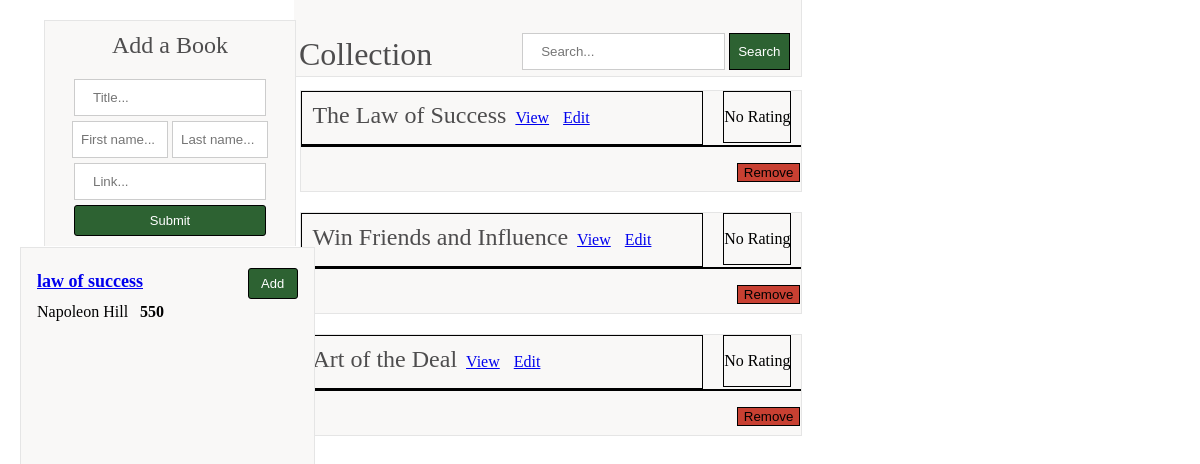
/, run on an earlier commit of the app's database.
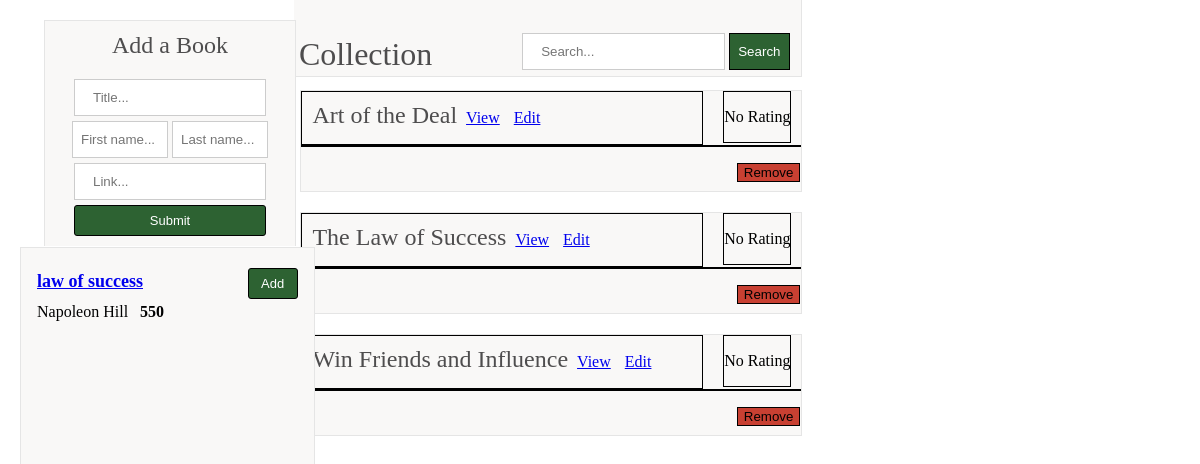
And on a later commit of the database.
### core/models.py (models this page shows, shortened)
class Book(models.Model):
    title = models.CharField(max_length=70,
                            help_text="The title of the book.")
    am_link = models.URLField(blank=False,
                                verbose_name=_("Amazon Link"))
    contributors = models.ManyToManyField('Contributor', through='BookContributor')
    notes = models.TextField(null=True, blank=True,
                            help_text="Notes for the book.")
    book_started = models.BooleanField(default=False, verbose_name=_("Book Started?"))
    book_finished = models.BooleanField(default=False,
                                verbose_name=_("Book Finished?"))
    max_pg_num = models.PositiveIntegerField(blank=True, verbose_name=_("The page length of the book."))
    isbn = models.CharField(blank=True, max_length=20,
                            help_text="The ISBN number of the book.")
    date_started = models.DateTimeField(null=True, blank=True, verbose_name=_("Date the book was started."))
    class Meta:
        verbose_name = _("Book")
        verbose_name_plural = _("Books")
        ordering = ['-date_started', 'book_finished']

class Contributor(models.Model):
    first_names = models.CharField(max_length=50, unique=True,
                                   help_text="The contributor's first name or names.")
    last_names = models.CharField(max_length=50, unique=True,
                                  help_text="The contributor's last name or names.")
    def __str__(self):
        return "{} {}".format(self.first_names, self.last_names)

### core/views.py (the view, shortened to what this page needs)
# urls.py: path('', booklist, name='books'),
def booklist(request):
    if request.GET.get('add-to-book-list') == 'Add':
        print(request.method)
        query = request.GET.get('hidden-book')
        book = Book.objects.filter(pk=query).update(book_started=True, date_started=datetime.now())
        return redirect('books')
    if request.GET.get('Remove') == 'Remove':
        print(request.method)
        query = request.GET.get('hidden-book-back')
        book = Book.objects.filter(pk=query).update(book_started=False, date_started=None)
        return redirect('books')
    ''' How to order list of models by two attributes?
        -date_started works, but book_finished?'''
    sorted_books = Book.objects.order_by('-date_started')
    context = {'books': sorted_books}
    return render(request, 'core/book-list.html', context)

### templates/core/book-list.html (shortened to what this page needs)
{% extends 'core/main.html' %}
{% block content %}
{% load static %}
    <link rel="stylesheet" href="{% static 'core/css/book-list.css' %}">
    <div class="sidebar-left">
        <div class="bookform">
            <form method="POST" action="">
                <label class="bookform-label">Add a Book</label>
                <input class="bookform-input" name="title-book" type="text" placeholder="Title...">
                <input class="bookform-input2" name="fauthor-book" type="text" placeholder="First name...">
                <input class="bookform-input2" name="lauthor-book" type="text" placeholder="Last name...">
                <input class="bookform-input" name="link-book" type="text" placeholder="Link...">
                <center><button class="bookform-button" type="submit" name="AddBook" value="AddBook">Submit</button></center>
            </form>
        </div>
        <div class="wishlist">
            <table class="wishlist-table" style="width:100%;">
                {% for book in books %}
                    {% if book.book_started is False %}
                        <tr>
                            <th class="wishlist-th"><a href="{% url 'book-detail' book.id %}">{{ book.title }}</a></th>
                            <th>
                                <form method="GET" action="">
                                    <input class="addbook-input" type="submit" value="Add" name="add-to-book-list"></form>
                            </th>
                        </tr>
                        <tr>
                            <td class="wishlist-td">{{ book.contributors.get }}&nbsp;&nbsp;&nbsp;<b>{{ book.max_pg_num }}</b></td>
                        </tr>
                    {% endif %}
                {% endfor %}
            </table>
        </div>
    </div>
    <div class="nav">
        <label class="nav-label">Collection</label>
        <form method="GET" action="">
            <input class="nav-input" name="search" type="text" placeholder="Search...">
            <button class="nav-submit" name="search-submit" type="submit" value="search-submit">Search</button>
        </form>
    </div>
    <div class="booklist">
        {% for book in books %}
            {% if book.book_started is True %}
            <div class="booklist-card">
                <div class="booklist-div1">
                    <label class="booklist-card-label">{{ book.title }}</label>
                    <a class="booklist-card-a" href="{% url 'book-detail' book.id %}">View</a>
                    <a class="booklist-card-a" href="{% url 'book-edit' book.id %}">Edit</a>
                </div>
                <div class="booklist-div2">
                    {% if book.review.rating %}
                        <h3>{{ book.review.rating }}</h3>
                    {% else %}
                        <p>No Rating</p>
                    {% endif %}
                </div>
                <div style="border: 1px solid black; width: auto;">
                    <form method="GET" action=''>
                        <input class="booklist-card-input" type="submit" value="Remove" name="Remove"/>
                    </form>
                </div>
            </div>
            {% endif %}
        {% endfor %}
    </div>
{% endblock %}

### templates/core/main.html (shortened to what this page needs)
<!DOCTYPE html>
{% load static %}
<html lang="en">
    <head>
        <link rel="stylesheet" href="{% static 'core/css/main.css' %}">
    </head>
    <body>
        {% block content %}
        {% endblock %}
    </body>
</html>

### core/static/core/css/main.css (style rules this page uses)
body { background-color: #ffff; }

### core/static/core/css/book-list.css (style rules this page uses)
.sidebar-left { width: 300px; position: fixed; top: 20px; left: 20px; z-index: 1; overflow-x: hidden; float: left; }
.bookform { width: 80%; height: auto; margin-left: 8%; text-align: center; background-color: #F9F8F7; padding: 1px 5px 10px 5px; border-top-left-radius: 0px; border-top-right-radius: 0px; margin-bottom: 1px; border-top: 1px solid #E5E5E5; border-left: 1px solid #E5E5E5; border-right: 1px solid #E5E5E5; }
label.bookform-label { color: #4E4D4E; display: block; padding: 10px 0px 15px 0px; font-size:x-large; }
input[type=text].bookform-input { width: 80%; padding: 10px 18px; margin-top: 5px; display: inline-block; border: 1px solid #ccc; box-sizing: border-box; background: #ffff; color: #4E4D4E; }
input[type=text].bookform-input2 { width: 40%; padding: 10px 8px; margin-top: 5px; display: inline-block; border: 1px solid #ccc; box-sizing: border-box; background: #ffff; color: #4E4D4E; }
button.bookform-button { margin-top: 5px; width: 80%; padding: 7px 10px 7px 10px; border: 1px solid black; border-radius: 3px; background-color: #2D6232; cursor: pointer; color: #FFFF; font-size:small; }
.wishlist { top: 247px; bottom: 40px; position: fixed; width: 293px; background-color: #F9F8F7; border: 1px solid #E5E5E5; overflow-y: scroll; overflow-x: hidden; }
table.wishlist-table { padding: 12px 0px 0px 13px; }
th.wishlist-th { text-align: left; font-size: large; padding-bottom: 0px; }
td.wishlist-td { text-align: left; font-size: medium; padding-bottom: 20px; padding-top: -10px; }
input[type=submit].addbook-input { margin-top: 5px; width: 50px; padding: 7px 0px 7px 0px; border-radius: 3px; background-color: #2D6232; cursor: pointer; color: #FFFF; font-size:small; border: 1px solid black; }
.nav { width: 507px; height: 55px; background-color: #F9F8F7; border-bottom: 1px solid #E5E5E5; border-right: 1px solid #E5E5E5; position: fixed; left: 24.5%; top: 0px; padding-top: 21px; overflow: hidden; display: block; }
label.nav-label { display: inline-block; padding: 15px 0px 0px 5px; font-size: xx-large; color: #4E4D4E; }
input[type=text].nav-input { position: relative; top: -40px; width: 40%; padding: 10px 18px; margin-left: 45%; display: inline-block; border: 1px solid #ccc; box-sizing: border-box; background: #ffff; color: #4E4D4E; }
button.nav-submit { position: relative; top: -40px; width: 12%; display: inline-block; padding: 10px 7px; border: 1px solid #ccc; box-sizing: border-box; background: #2D6232; color: #FFFF; border: 1px solid black; border-radius: 0px; }
.booklist { width: 500px; height: auto; background-color: transparent; margin-left: 24.7%; margin-top: 90px; }
.booklist-card { background-color: #F9F8F7; border: 1px solid #E5E5E5; width: 100%; height: 100px; margin-bottom: 20px; }
div.booklist-div1 { width: 80%; display: inline-block; border: 1px solid black; }
div.booklist-div2 { float: right; width: auto; margin-right: 10px; border: 1px solid black; }
label.booklist-card-label { color: #4E4D4E; display: inline-block; padding: 10px 0px 15px 10px; font-size: x-large; }
input.booklist-card-input { background-color: #C84032; float: right; margin-top: 17px; border: 1px solid black; }
a.booklist-card-a { display: inline-block; margin: 0px 5px 0px 5px; }

What changed in the data, as far as the page shows it:
changed Book "Art of the Deal": moves up the list
